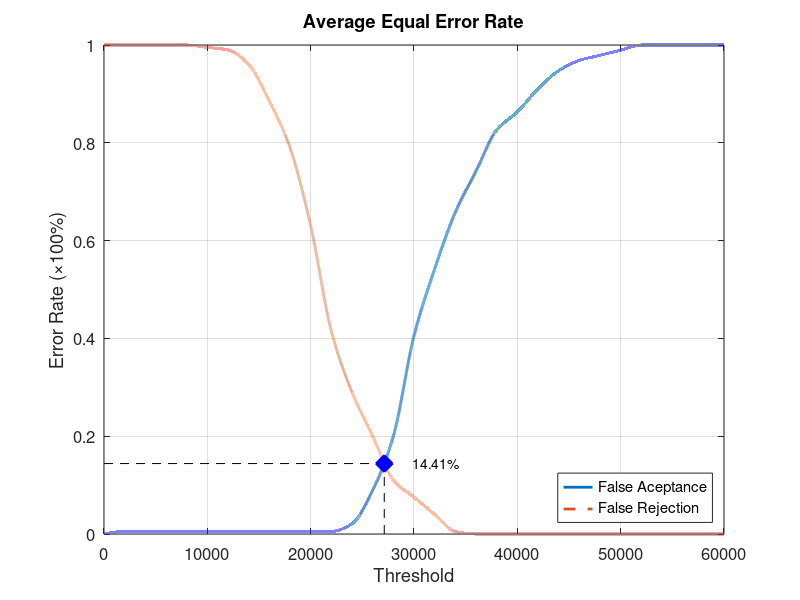
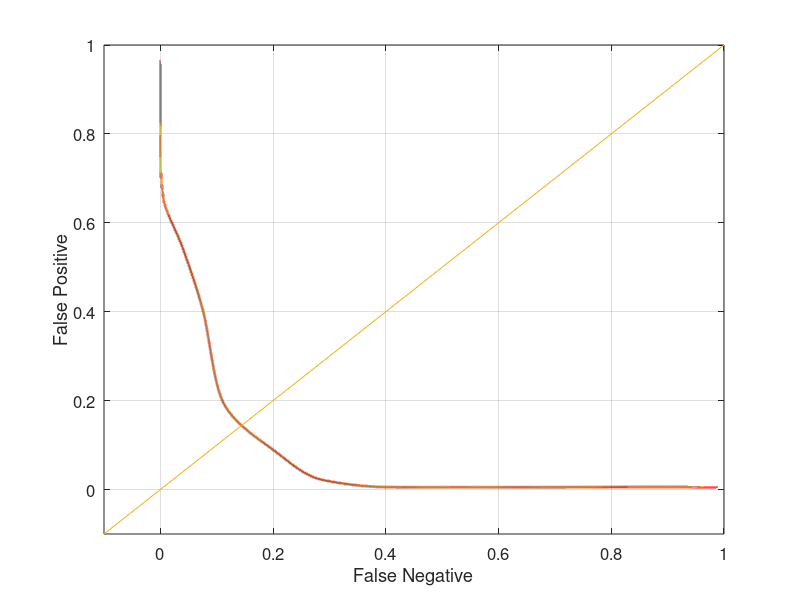

The MATLAB script that drew these images, in order:
function yEER = Database4_3
close all;
clear;
clc;
x = 0:2000:60000;
xq = 0:0.5:60000;

y0 = [0 0.00526316 0.00526316 0.00526316 0.00526316 0.00526316 0.00526316 0.00526316 0.00526316 0.00526316 0.00526316 0.00526316 0.0210526 0.0894737 0.2 0.405263 0.542105 0.657895 0.742105 0.826316 0.863158 0.910526 0.947368 0.968421 0.978947 0.989474 1 1 1 1 1];
yy0 = interp1(x, y0, xq, 'pchip');
y1 = [1 1 1 1 1 0.995 0.99 0.96 0.885 0.79 0.63 0.415 0.29 0.2 0.11 0.075 0.04 0.005 0 0 0 0 0 0 0 0 0 0 0 0 0];
yy1 = interp1(x, y1, xq, 'pchip');

% Calculating EER: 
y2 = abs(y0 - y1);
find(y2 == min(y2))
yy2 = abs(yy0 - yy1);
xEER = find(yy2 == min(yy2));
xEERIndex = xq(xEER) % X-axis EER
yEER = yy0(xEER) % Y-axis EER

main = figure
plot(xq, yy0,'-','LineWidth', 2);	hold on
plot(xq, yy1,'--','LineWidth', 2);	hold on
plot([xEERIndex xEERIndex], [0 yEER], 'k--');	hold on
plot([0 xEERIndex], [yEER yEER], 'k--');	hold on
plot(xEERIndex, yEER, 'bx', 'LineWidth', 10);	hold on
text(xEERIndex + 10 * xEERIndex / 100, yEER, [num2str(round((10000 * yEER)) / 100) '%'])
legend('False Aceptance', 'False Rejection', 'Location', 'SouthEast')
xlabel('Threshold')
ylabel('Error Rate (\times100%)')
title('Average Equal Error Rate')
set(gca, 'FontSize', 12)
axis([0 60000 0 1])
grid on

print(main, 'Database4_3Main', '-dpng');
FNRxFPR = figure('Color', [1 1 1]);
plot(yy1, yy0, '-', yy1, yy0, 'LineWidth', 2);
hold on
y = -0.1:0.1:1
plot(y, y); 
set(gca, 'FontSize', 12)
xlabel('False Negative')
ylabel('False Positive')
axis([-0.1 1 -0.1 1])
set(gca, 'FontSize', 12)
grid on

print(FNRxFPR, 'Database4_3FNRxFPR','-dpng');
end
